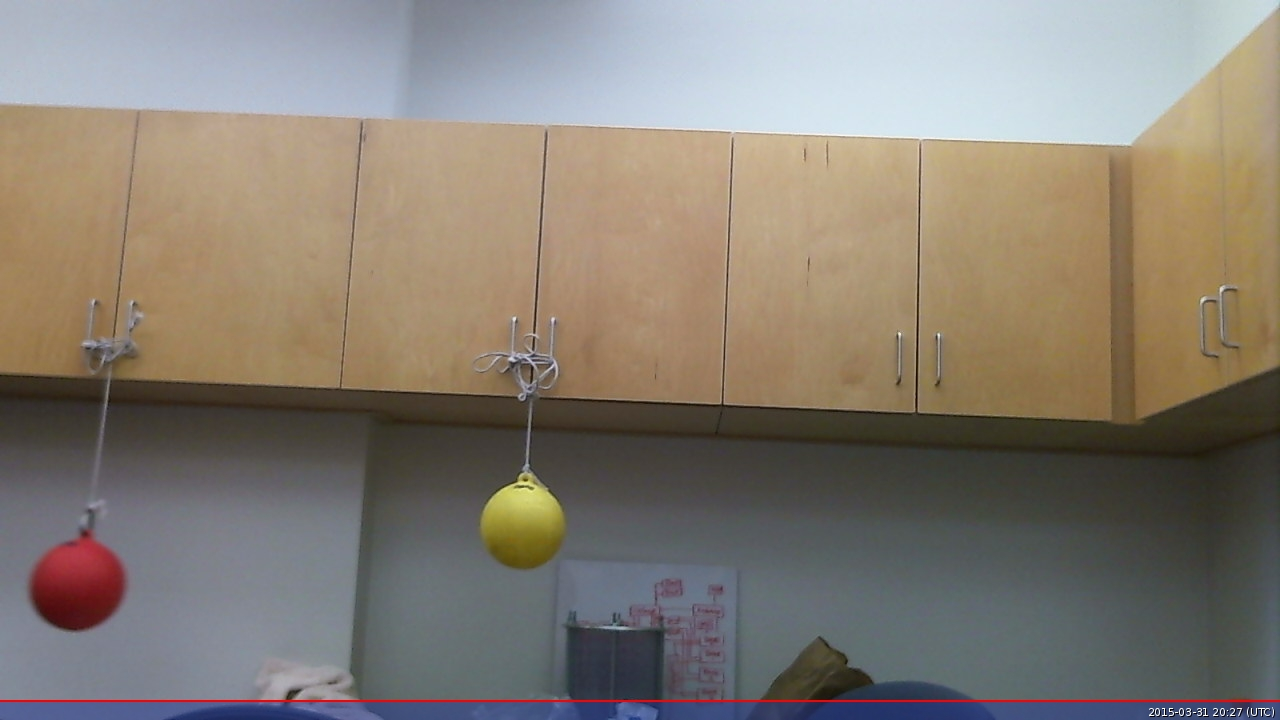
//> input picture PiVision/VisionOld/circlefinder-raw.jpg, 1280 x 720 px
$ ./Houghcircles circlefinder-raw.jpg 3 3 3 3   (built with g++ and OpenCV 4)
//> lines starting //> are read from the running program, lines starting //| are printed output that depends on the picture
#include "opencv2/highgui/highgui.hpp"
#include "opencv2/imgproc/imgproc.hpp"

#include <iostream>

using namespace cv;
using namespace std;

static void help()
{
    cout << "\nThis program demonstrates circle finding with the Hough transform.\n"
            "Usage:\n"
            "./houghcircles <image_name>, Default is pic1.png\n" << endl;
}

int main(int argc, char** argv)
{
    const char* filename = argc >= 2 ? argv[1] : "board.jpg";

    cout << "reading " << filename << endl;

    Mat img = imread(filename, 0);
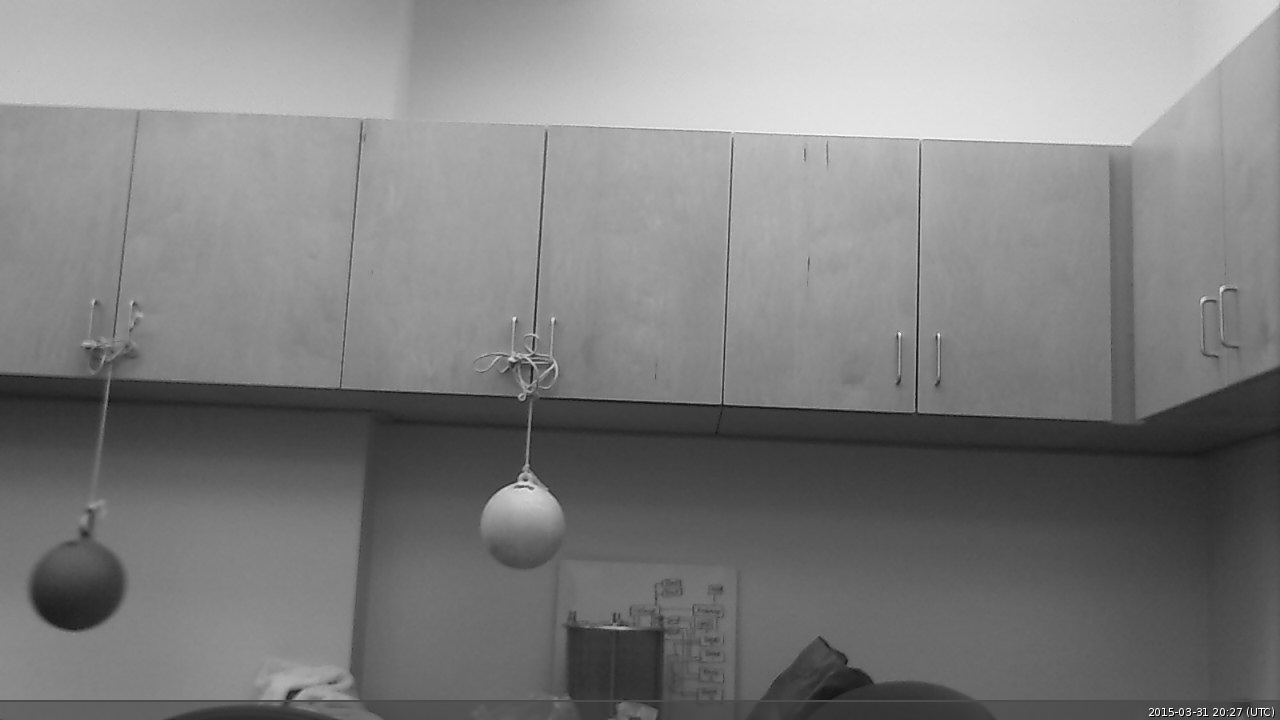
//> img: 720 rows x 1280 cols, CV_8UC1; min 0, max 255, mean 127.2
    Mat img2 = imread( filename, 1 );
//> img2 is the input picture: 720 rows x 1280 cols, CV_8UC3; mean B, G, R 116, 126, 134
    imwrite("./color.jpg", img2);
    if(img.empty())
    {
        help();
        cout << "can not open " << filename << endl;
        return -1;
    }

    Mat cimg;
    medianBlur(img, img, 3);

    cvtColor(img, cimg, COLOR_GRAY2BGR);

    // void cv::HoughCircles(cv::InputArray, cv::OutputArray, int, double, double, double, double, int, int)’

    vector<Vec3f> circles;
    HoughCircles(img, circles, CV_HOUGH_GRADIENT, 1, 30,
                 ((argc >= 5) ? atoi(argv[4]) : 100), ((argc >= 6) ? atoi(argv[5]) : 24), ((argc >= 3) ? atoi(argv[2]) : 1),  ((argc >= 4) ? atoi(argv[3]) : 30) // change the last two parameters
                                // (min_radius & max_radius) to detect larger circles
                                // default without command line parameters is 1 to 30
                 );
//> circles = 674 circles (x, y, radius), first 12: [1060.5, 669.5, 4.2], [824.5, 554.5, 4.2], [1011.5, 191.5, 4.2], [70.5, 222.5, 4.2], [178.5, 335.5, 4.2], [329.5, 703.5, 4.2], [500.5, 118.5, 4.2], [750.5, 564.5, 4.2], [926.5, 697.5, 4.2], [26.5, 243.5, 4.2], [104.5, 130.5, 4.2], [151.5, 430.5, 4.2]

    cout << "found a circle " << circles.size() << " times" << endl;
//| found a circle 674 times
    for( size_t i = 0; i < circles.size(); i++ )
    {
        int x = 0;
        int y = 0;


        Vec3i c = circles[i];
        Point pt = Point(c[0], c[1]);
        Vec3b pixel = img2.at<Vec3b>(pt.y, pt.x);
        int b = pixel[0];
        int g = pixel[1];
        int r = pixel[2];


        x = pt.x - 640;
        if (pt.y <=  360)
        {
            y = 360 - pt.y;
        }
        else
        {
            y = -(pt.y - 360);
        }
        if(r >= 100 && g < r/2 && b < r/2) //for red
//      if(r >= 100 && g >= 100 && b < r/2) //for yellow
//      if(r < g/2 && g >= 100 && b < g/2) //for green? not tested, need buoy color
        {
            circle( cimg, Point(c[0], c[1]), c[2], Scalar(0,0,255), 3, CV_AA);
            circle( cimg, Point(c[0], c[1]), 2, Scalar(0,255,0), 3, CV_AA);
            cout << "x: " << x << "   y: " << y << endl
                 << "RGB: " << r << "," << g << "," << b << endl
                 << "Image location: " << pt.x << "  " << pt.y << endl;
        }
    }
//> this loop made 674 passes
//> (c, b, g, r, x, y) on passes 1 to 12: ([1060, 670, 4], 105, 103, 92, 420, -310), ([824, 554, 4], 97, 96, 86, 184, -194), ([1012, 192, 4], 118, 156, 180, 372, 168), ([70, 222, 4], 98, 138, 167, -570, 138), ([178, 336, 4], 96, 133, 161, -462, 24), ([330, 704, 4], 136, 91, 88, -310, -344), ([500, 118, 4], 201, 188, 180, -140, 242), ([750, 564, 4], 105, 101, 96, 110, -204), ([926, 698, 4], 74, 53, 51, 286, -338), ([26, 244, 4], 96, 135, 167, -614, 116), ([104, 130, 4], 131, 153, 178, -536, 230), ([152, 430, 4], 57, 61, 66, -488, -70)
//> (pt, b, g, r, y) on passes 61, 70, 71, 72, 74, 75: (Point(888, 170), 126, 169, 190, 190), (Point(38, 46), 203, 189, 177, 314), (Point(68, 36), 201, 184, 175, 324), (Point(138, 262), 107, 141, 165, 98), (Point(244, 98), 208, 192, 180, 262), (Point(274, 356), 96, 137, 159, 4)
//| x: -572   y: -228
//| RGB: 119,28,35
//| Image location: 68  588
//| x: -554   y: -192
//| RGB: 176,53,71
//| Image location: 86  552
//> (output is shown up to pass 107 of 674)
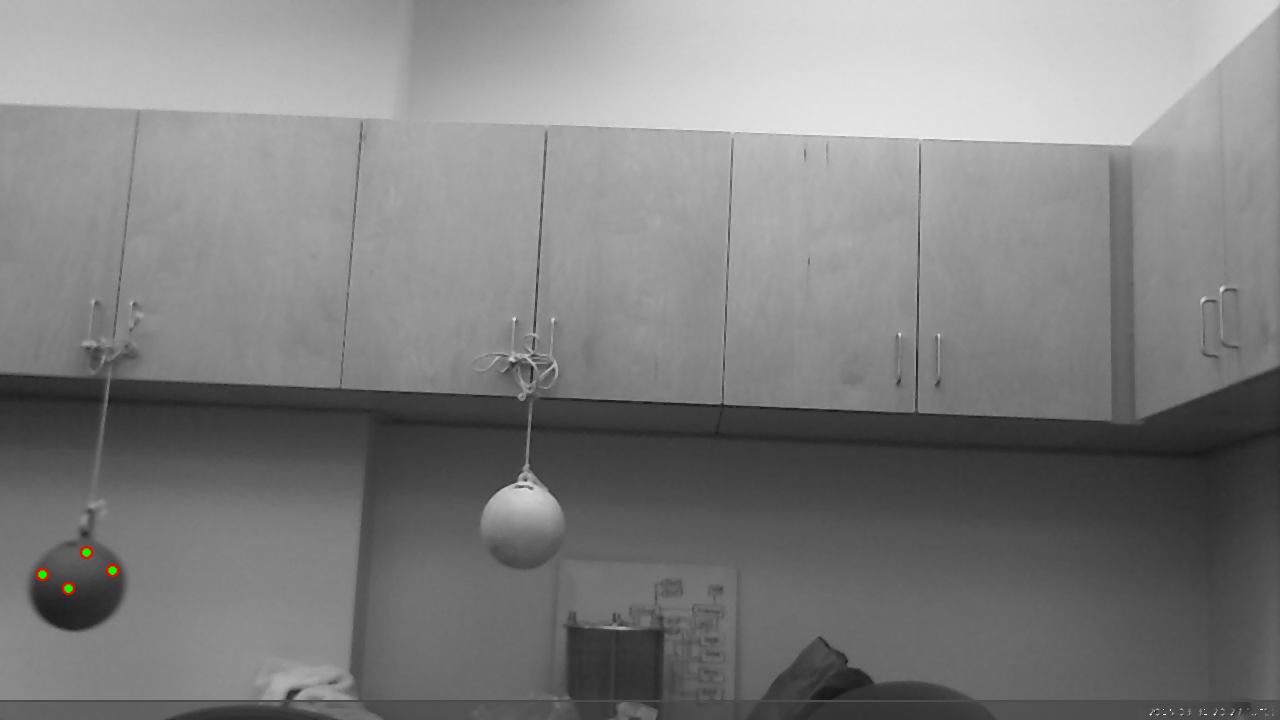
//> cimg: 720 rows x 1280 cols, CV_8UC3; mean B, G, R 127.2, 127.3, 127.3

    // imshow("detected circles", cimg);
    cout << "writing output" << endl;
    imwrite("./found.jpg", cimg);
    // waitKey();

    return 0;
}
